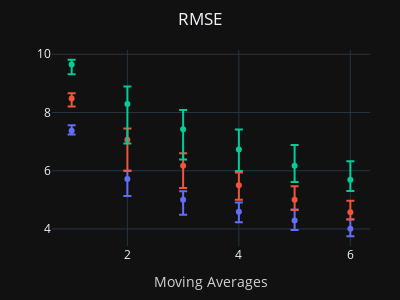
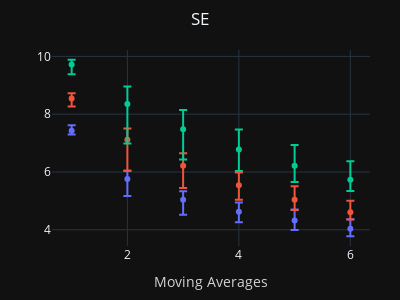
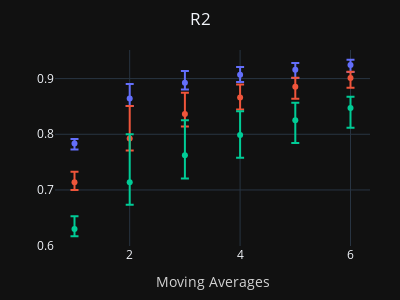
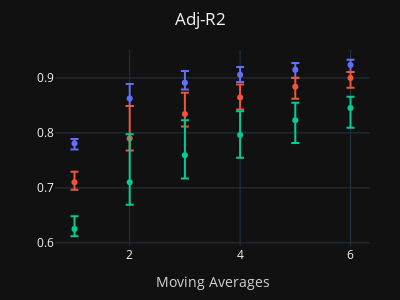

The notebook cell saved with these charts, in order:
### Code cell
# comparing model performance & backward elimination test
fig1_1, fig1_2, fig1_3 = PA.model_learning([1,3,6], model='LinR')

for f in fig1_1:
    f.show()
fig1_2.show()
fig1_3.show()

### Figure 1 — Plotly figure (JSON) as saved in the notebook; plotly's stock layout.template omitted (floating-point values rounded to 4 significant figures)
{"data": [{"error_y": {"array": [0.1836, 0.288, 0.2909, 0.3173, 0.3723, 0.3228], "arrayminus": [0.1296, 0.5828, 0.5156, 0.3598, 0.3246, 0.256]}, "hovertemplate": "SC=1<br>MA=%{x}<br>RMSE_mean=%{y}<extra></extra>", "legendgroup": "1", "marker": {"color": "#636efa", "symbol": "circle"}, "mode": "markers", "name": "1", "orientation": "v", "showlegend": true, "type": "scatter", "x": [1, 2, 3, 4, 5, 6], "xaxis": "x", "y": [7.375, 5.716, 5.002, 4.59, 4.291, 4.006], "yaxis": "y"}, {"error_y": {"array": [0.1805, 0.385, 0.43, 0.4387, 0.4617, 0.3943], "arrayminus": [0.2733, 1.072, 0.7622, 0.496, 0.3581, 0.2525]}, "hovertemplate": "SC=3<br>MA=%{x}<br>RMSE_mean=%{y}<extra></extra>", "legendgroup": "3", "marker": {"color": "#EF553B", "symbol": "circle"}, "mode": "markers", "name": "3", "orientation": "v", "showlegend": true, "type": "scatter", "x": [1, 2, 3, 4, 5, 6], "xaxis": "x", "y": [8.479, 7.065, 6.168, 5.497, 5.004, 4.577], "yaxis": "y"}, {"error_y": {"array": [0.1651, 0.6074, 0.6645, 0.6848, 0.7126, 0.6406], "arrayminus": [0.3274, 1.353, 1.042, 0.7355, 0.5603, 0.3804]}, "hovertemplate": "SC=6<br>MA=%{x}<br>RMSE_mean=%{y}<extra></extra>", "legendgroup": "6", "marker": {"color": "#00cc96", "symbol": "circle"}, "mode": "markers", "name": "6", "orientation": "v", "showlegend": true, "type": "scatter", "x": [1, 2, 3, 4, 5, 6], "xaxis": "x", "y": [9.645, 8.289, 7.424, 6.727, 6.171, 5.687], "yaxis": "y"}], "layout": {"height": 300, "legend": {"title": {"text": "SC"}, "tracegroupgap": 0}, "margin": {"b": 50, "l": 30, "r": 30, "t": 50}, "showlegend": false, "title": {"text": "RMSE", "x": 0.5, "xanchor": "center"}, "width": 400, "xaxis": {"anchor": "y", "domain": [0, 1], "title": {"font": {"color": "lightgrey"}, "text": "Moving Averages"}}, "yaxis": {"anchor": "x", "domain": [0, 1], "title": {"text": ""}}}}

### Figure 2 — Plotly figure (JSON) as saved in the notebook; plotly's stock layout.template omitted (floating-point values rounded to 4 significant figures)
{"data": [{"error_y": {"array": [0.1849, 0.2902, 0.293, 0.3198, 0.3753, 0.3254], "arrayminus": [0.1304, 0.5873, 0.5196, 0.3627, 0.3272, 0.2581]}, "hovertemplate": "SC=1<br>MA=%{x}<br>SE_mean=%{y}<extra></extra>", "legendgroup": "1", "marker": {"color": "#636efa", "symbol": "circle"}, "mode": "markers", "name": "1", "orientation": "v", "showlegend": true, "type": "scatter", "x": [1, 2, 3, 4, 5, 6], "xaxis": "x", "y": [7.429, 5.758, 5.039, 4.624, 4.323, 4.036], "yaxis": "y"}, {"error_y": {"array": [0.1814, 0.388, 0.4335, 0.4421, 0.4654, 0.3974], "arrayminus": [0.2751, 1.08, 0.7681, 0.4999, 0.361, 0.2545]}, "hovertemplate": "SC=3<br>MA=%{x}<br>SE_mean=%{y}<extra></extra>", "legendgroup": "3", "marker": {"color": "#EF553B", "symbol": "circle"}, "mode": "markers", "name": "3", "orientation": "v", "showlegend": true, "type": "scatter", "x": [1, 2, 3, 4, 5, 6], "xaxis": "x", "y": [8.541, 7.117, 6.214, 5.538, 5.042, 4.611], "yaxis": "y"}, {"error_y": {"array": [0.1664, 0.6121, 0.6698, 0.6902, 0.7182, 0.6457], "arrayminus": [0.3302, 1.363, 1.05, 0.7411, 0.5646, 0.3834]}, "hovertemplate": "SC=6<br>MA=%{x}<br>SE_mean=%{y}<extra></extra>", "legendgroup": "6", "marker": {"color": "#00cc96", "symbol": "circle"}, "mode": "markers", "name": "6", "orientation": "v", "showlegend": true, "type": "scatter", "x": [1, 2, 3, 4, 5, 6], "xaxis": "x", "y": [9.716, 8.35, 7.479, 6.777, 6.217, 5.73], "yaxis": "y"}], "layout": {"height": 300, "legend": {"title": {"text": "SC"}, "tracegroupgap": 0}, "margin": {"b": 50, "l": 30, "r": 30, "t": 50}, "showlegend": false, "title": {"text": "SE", "x": 0.5, "xanchor": "center"}, "width": 400, "xaxis": {"anchor": "y", "domain": [0, 1], "title": {"font": {"color": "lightgrey"}, "text": "Moving Averages"}}, "yaxis": {"anchor": "x", "domain": [0, 1], "title": {"text": ""}}}}

### Figure 3 — Plotly figure (JSON) as saved in the notebook; plotly's stock layout.template omitted (floating-point values rounded to 4 significant figures)
{"data": [{"error_y": {"array": [0.007871, 0.026, 0.02098, 0.01409, 0.01234, 0.009448], "arrayminus": [0.01092, 0.01349, 0.01224, 0.0129, 0.01489, 0.01249]}, "hovertemplate": "SC=1<br>MA=%{x}<br>R2_mean=%{y}<extra></extra>", "legendgroup": "1", "marker": {"color": "#636efa", "symbol": "circle"}, "mode": "markers", "name": "1", "orientation": "v", "showlegend": true, "type": "scatter", "x": [1, 2, 3, 4, 5, 6], "xaxis": "x", "y": [0.7835, 0.8644, 0.8926, 0.9067, 0.9158, 0.9243], "yaxis": "y"}, {"error_y": {"array": [0.01888, 0.05827, 0.03813, 0.02328, 0.01599, 0.01086], "arrayminus": [0.01363, 0.02156, 0.02226, 0.02129, 0.02154, 0.01749]}, "hovertemplate": "SC=3<br>MA=%{x}<br>R2_mean=%{y}<extra></extra>", "legendgroup": "3", "marker": {"color": "#EF553B", "symbol": "circle"}, "mode": "markers", "name": "3", "orientation": "v", "showlegend": true, "type": "scatter", "x": [1, 2, 3, 4, 5, 6], "xaxis": "x", "y": [0.7137, 0.7924, 0.8364, 0.866, 0.8855, 0.9012], "yaxis": "y"}, {"error_y": {"array": [0.02313, 0.0863, 0.06283, 0.0427, 0.03121, 0.0204], "arrayminus": [0.01276, 0.04045, 0.04163, 0.041, 0.04118, 0.0356]}, "hovertemplate": "SC=6<br>MA=%{x}<br>R2_mean=%{y}<extra></extra>", "legendgroup": "6", "marker": {"color": "#00cc96", "symbol": "circle"}, "mode": "markers", "name": "6", "orientation": "v", "showlegend": true, "type": "scatter", "x": [1, 2, 3, 4, 5, 6], "xaxis": "x", "y": [0.6297, 0.7137, 0.7623, 0.7987, 0.8254, 0.8472], "yaxis": "y"}], "layout": {"height": 300, "legend": {"title": {"text": "SC"}, "tracegroupgap": 0}, "margin": {"b": 50, "l": 30, "r": 30, "t": 50}, "showlegend": false, "title": {"text": "R2", "x": 0.5, "xanchor": "center"}, "width": 400, "xaxis": {"anchor": "y", "domain": [0, 1], "title": {"font": {"color": "lightgrey"}, "text": "Moving Averages"}}, "yaxis": {"anchor": "x", "domain": [0, 1], "title": {"text": ""}}}}

### Figure 4 — Plotly figure (JSON) as saved in the notebook; plotly's stock layout.template omitted (floating-point values rounded to 4 significant figures)
{"data": [{"error_y": {"array": [0.007964, 0.02633, 0.02125, 0.01427, 0.01249, 0.009572], "arrayminus": [0.01106, 0.01366, 0.01239, 0.01307, 0.01509, 0.01266]}, "hovertemplate": "SC=1<br>MA=%{x}<br>Adj-R2_mean=%{y}<extra></extra>", "legendgroup": "1", "marker": {"color": "#636efa", "symbol": "circle"}, "mode": "markers", "name": "1", "orientation": "v", "showlegend": true, "type": "scatter", "x": [1, 2, 3, 4, 5, 6], "xaxis": "x", "y": [0.7808, 0.8628, 0.8913, 0.9055, 0.9148, 0.9234], "yaxis": "y"}, {"error_y": {"array": [0.01909, 0.059, 0.03862, 0.02357, 0.0162, 0.011], "arrayminus": [0.01378, 0.02183, 0.02255, 0.02156, 0.02182, 0.01772]}, "hovertemplate": "SC=3<br>MA=%{x}<br>Adj-R2_mean=%{y}<extra></extra>", "legendgroup": "3", "marker": {"color": "#EF553B", "symbol": "circle"}, "mode": "markers", "name": "3", "orientation": "v", "showlegend": true, "type": "scatter", "x": [1, 2, 3, 4, 5, 6], "xaxis": "x", "y": [0.7102, 0.7898, 0.8344, 0.8643, 0.884, 0.9], "yaxis": "y"}, {"error_y": {"array": [0.02344, 0.08738, 0.06363, 0.04324, 0.0316, 0.02066], "arrayminus": [0.01291, 0.04096, 0.04216, 0.04152, 0.0417, 0.03605]}, "hovertemplate": "SC=6<br>MA=%{x}<br>Adj-R2_mean=%{y}<extra></extra>", "legendgroup": "6", "marker": {"color": "#00cc96", "symbol": "circle"}, "mode": "markers", "name": "6", "orientation": "v", "showlegend": true, "type": "scatter", "x": [1, 2, 3, 4, 5, 6], "xaxis": "x", "y": [0.6251, 0.7101, 0.7594, 0.7962, 0.8232, 0.8453], "yaxis": "y"}], "layout": {"height": 300, "legend": {"title": {"text": "SC"}, "tracegroupgap": 0}, "margin": {"b": 50, "l": 30, "r": 30, "t": 50}, "showlegend": false, "title": {"text": "Adj-R2", "x": 0.5, "xanchor": "center"}, "width": 400, "xaxis": {"anchor": "y", "domain": [0, 1], "title": {"font": {"color": "lightgrey"}, "text": "Moving Averages"}}, "yaxis": {"anchor": "x", "domain": [0, 1], "title": {"text": ""}}}}
